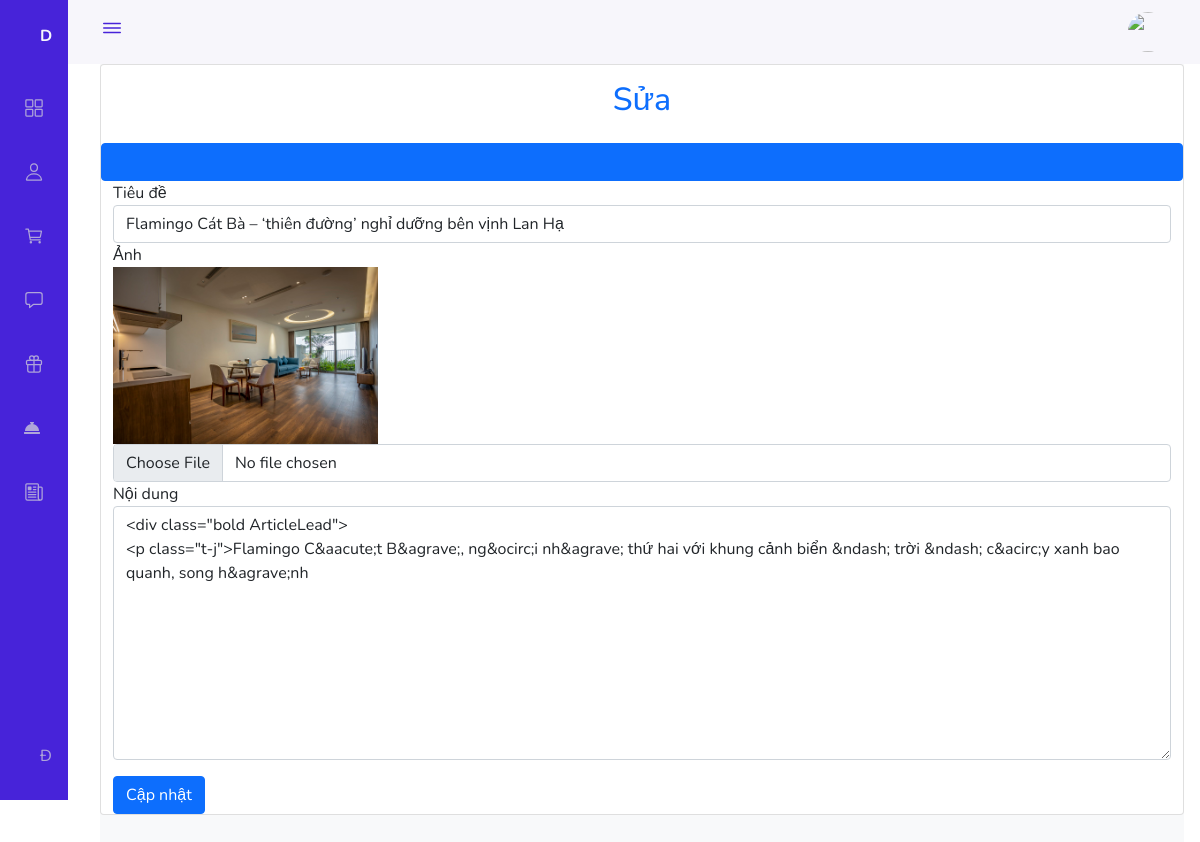
Screenshot of /Admin/News/index.php?btn_edit=3 (signed in) with the database file from the repository.
### tables this page shows
CREATE TABLE `news` (
  `id_news` int(11) NOT NULL,
  `title` varchar(255) NOT NULL,
  `img` varchar(255) NOT NULL,
  `content` varchar(10000) NOT NULL
);

### Admin/News/index.php (called while the page is built, shortened)
<?php
require_once '../../global.php';
require_once '../../Dao/Pdo.php';
require_once '../../Dao/News.php';
require_once '../layouts.php';

### Dao/Pdo.php (called while the page is built, shortened)
<?php
function pdo_get_connection()
{
    $dburl = "mysql:host=localhost;dbname=villa_flamingo";
    $username = "root";
    $password = "";
    $conn = new PDO($dburl, $username, $password);
    $conn->setAttribute(PDO::ATTR_ERRMODE, PDO::ERRMODE_EXCEPTION);
    return $conn;
}
function  pdo_select_one($sql)
{
    try {
        $conn = pdo_get_connection();
        $stmt = $conn->prepare($sql);
        $stmt->execute();
        $rows = $stmt->fetch(PDO::FETCH_ASSOC);
        return $rows;
    } catch (PDOException $e) {
        echo "lỗi: ";
        $e->getMessage();
    } finally {
        unset($conn);
    }
}

### Dao/News.php (called while the page is built, shortened)
<?php
function select_one_new($id){
    $sql = "SELECT * FROM news WHERE id_news = ".$id;
    return  pdo_select_one($sql);
}

### global.php (called while the page is built, shortened)
<?php
$ROOT_URL = "http://localhost/duan1/du_an_1";
$CONTENT_URL = "$ROOT_URL/Content";

### Admin/News/edit.php (the view, shortened to what this page needs)
<?php
$new = select_one_new($id);
?>
<div class="container box">
    <h2 class="heading text-center text_color text-primary p-3">Sửa</h2>
    <div class="row ">
        <button onclick="come_back()" class="btn btn-primary fas fa-long-arrow-alt-left"></button>
        <form method="post" action="?btn_update" enctype="multipart/form-data">
            <div class="form-group">
                <label for="">Tiêu đề</label>
                <input type="text" name="title" class="form-control" value="<?php echo $new['title'] ?>">
            </div>
            <div class="form-group">
                <label for="">Ảnh</label><br>
                <img class="w-25" src="<?= $CONTENT_URL ?>/Images/<?= $new['img'] ?>" alt="">
                <input accept="image/png, image/jpeg" type="file" name="img" class="form-control">
            </div>
            <div class="form-group">
                <label for="">Nội dung</label>
                <textarea name="content" class="form-control" id="basic-example" cols="30" rows="10"><?php echo $new['content'] ?></textarea>
            </div>
            <div class=" mt-3 d-flex justify-content-between">
                <button type="submit" name="submit" class="btn btn-primary">Cập nhật</button>
            </div>
        </form>
    </div>
</div>

### Content/CSS/admins.css (style rules this page uses)
:root { --header-height: 3rem; --nav-width: 68px; --first-color: #4723D9; --first-color-light: #AFA5D9; --white-color: #F7F6FB; --body-font: 'Nunito', sans-serif; --normal-font-size: 1rem; --z-fixed: 100 }
body { position: relative; margin: var(--header-height) 0 0 0; padding: 0 1rem; font-family: var(--body-font); font-size: var(--normal-font-size); transition: .5s }
@media screen and (min-width: 768px) { body { margin: calc(var(--header-height) + 1rem) 0 0 0; padding-left: calc(var(--nav-width) + 2rem) } }

### Admin/layouts.php (style rules this page uses)
img { width: 100%; height: 100%; object-fit: cover; }

### rows the page displays
news: title "Flamingo Cát Bà – ‘thiên đường’ nghỉ dưỡng bên vịnh Lan Hạ", img (picture), content "<div class=\"bold ArticleLead\"> <p class=\"t-j\">Flamingo C&aacute;t B&agrave;, ng&ocirc;i nh&agrave; thứ hai với khung cảnh biển &ndash; trời &ndash; c&acirc;y xanh bao quanh, song h&agrave;nh"
